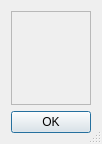
<?xml version="1.0" encoding="UTF-8"?>
<ui version="4.0">
 <class>ChooseGraphs</class>
 <widget class="QDialog" name="ChooseGraphs">
  <property name="geometry">
   <rect>
    <x>0</x>
    <y>0</y>
    <width>98</width>
    <height>144</height>
   </rect>
  </property>
  <property name="sizePolicy">
   <sizepolicy hsizetype="MinimumExpanding" vsizetype="MinimumExpanding">
    <horstretch>0</horstretch>
    <verstretch>0</verstretch>
   </sizepolicy>
  </property>
  <property name="sizeIncrement">
   <size>
    <width>10</width>
    <height>10</height>
   </size>
  </property>
  <property name="windowTitle">
   <string>Choose Graphs</string>
  </property>
  <property name="layoutDirection">
   <enum>Qt::LeftToRight</enum>
  </property>
  <property name="sizeGripEnabled">
   <bool>true</bool>
  </property>
  <property name="modal">
   <bool>false</bool>
  </property>
  <layout class="QVBoxLayout" name="verticalLayout">
   <property name="sizeConstraint">
    <enum>QLayout::SetMinAndMaxSize</enum>
   </property>
   <item>
    <widget class="QScrollArea" name="scrollArea">
     <property name="enabled">
      <bool>true</bool>
     </property>
     <property name="sizePolicy">
      <sizepolicy hsizetype="MinimumExpanding" vsizetype="MinimumExpanding">
       <horstretch>0</horstretch>
       <verstretch>0</verstretch>
      </sizepolicy>
     </property>
     <property name="sizeIncrement">
      <size>
       <width>10</width>
       <height>10</height>
      </size>
     </property>
     <property name="widgetResizable">
      <bool>true</bool>
     </property>
     <property name="alignment">
      <set>Qt::AlignLeading|Qt::AlignLeft|Qt::AlignTop</set>
     </property>
     <widget class="QWidget" name="toggleButtonArea">
      <property name="geometry">
       <rect>
        <x>0</x>
        <y>0</y>
        <width>78</width>
        <height>95</height>
       </rect>
      </property>
      <property name="sizePolicy">
       <sizepolicy hsizetype="MinimumExpanding" vsizetype="MinimumExpanding">
        <horstretch>10</horstretch>
        <verstretch>10</verstretch>
       </sizepolicy>
      </property>
      <property name="sizeIncrement">
       <size>
        <width>10</width>
        <height>10</height>
       </size>
      </property>
      <layout class="QGridLayout" name="toggleButtonLayout">
       <property name="sizeConstraint">
        <enum>QLayout::SetMinAndMaxSize</enum>
       </property>
      </layout>
     </widget>
    </widget>
   </item>
   <item>
    <widget class="QDialogButtonBox" name="buttonBox">
     <property name="standardButtons">
      <set>QDialogButtonBox::Ok</set>
     </property>
    </widget>
   </item>
  </layout>
 </widget>
 <resources/>
 <connections>
  <connection>
   <sender>buttonBox</sender>
   <signal>accepted()</signal>
   <receiver>ChooseGraphs</receiver>
   <slot>accept()</slot>
   <hints>
    <hint type="sourcelabel">
     <x>48</x>
     <y>123</y>
    </hint>
    <hint type="destinationlabel">
     <x>48</x>
     <y>71</y>
    </hint>
   </hints>
  </connection>
 </connections>
</ui>
